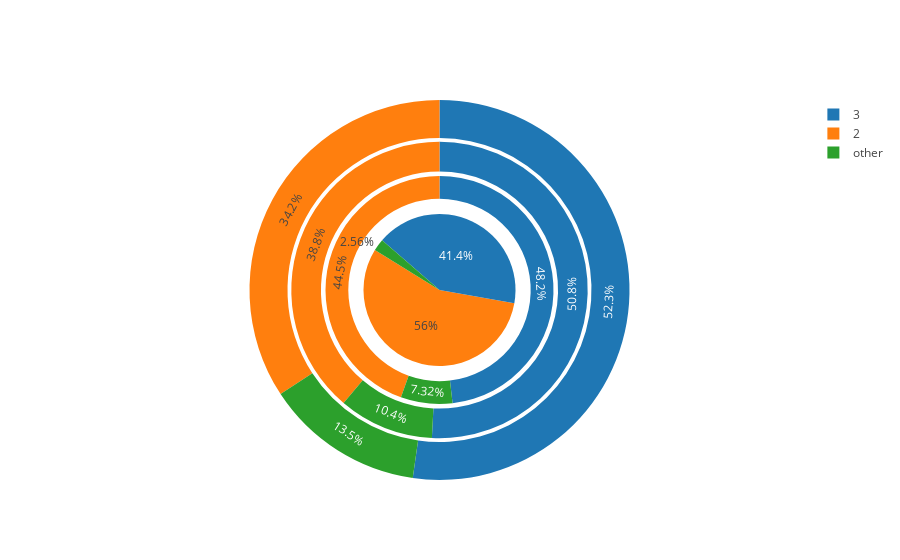

Write notebook code for a chart like this one.
### Code cell
t1 = go.Pie(labels=[2,3, 'other'], values=[34.23, 52.25, 100-34.23-52.25], hole=0.8)
t2 = go.Pie(labels=[2,3, 'other'], values=[38.69, 50.68, 100-38.96-50.68], hole=0.8, domain={'x': [0.11, 0.89], 'y': [0.11,0.89]})
t3 = go.Pie(labels=[2,3, 'other'], values=[44.51, 48.17, 100-44.51-48.17], hole=0.8, domain={'x': [0.2, 0.8], 'y': [0.2,0.8]})
t4 = go.Pie(labels=[2,3, 'other'], values=[56.04, 41.40, 100-56.04-41.40], domain={'x': [0.3, 0.7], 'y': [0.3,0.7]}, rotation = 100)

# layout = go.Layout(
#     xaxis={'title': 'Income Group'},
#     yaxis={'title': 'Average number per household'},
#     barmode='stack'
# )


fig = go.Figure(data=[t1, t2, t3, t4])#, layout=layout)
py.iplot(fig)

### Figure 1 — Plotly figure (JSON) as saved in the notebook; plotly's stock layout.template omitted (floating-point values rounded to 4 significant figures)
{"data": [{"hole": 0.8, "labels": [2, 3, "other"], "type": "pie", "uid": "19f23c2a-38a4-49b8-ae02-0bd5f692bc4d", "values": [34.23, 52.25, 13.52]}, {"domain": {"x": [0.11, 0.89], "y": [0.11, 0.89]}, "hole": 0.8, "labels": [2, 3, "other"], "type": "pie", "uid": "2498acfe-21f8-45a0-93f9-170d5c089c7a", "values": [38.69, 50.68, 10.36]}, {"domain": {"x": [0.2, 0.8], "y": [0.2, 0.8]}, "hole": 0.8, "labels": [2, 3, "other"], "type": "pie", "uid": "d583b352-05fd-4ff2-8671-79229811b4f8", "values": [44.51, 48.17, 7.32]}, {"domain": {"x": [0.3, 0.7], "y": [0.3, 0.7]}, "labels": [2, 3, "other"], "rotation": 100, "type": "pie", "uid": "1aee15e9-2ab6-4ea3-88a0-3abf1e01e59f", "values": [56.04, 41.4, 2.56]}], "layout": {}}
